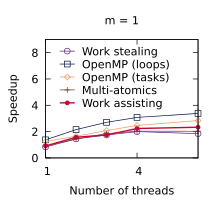

This chart was generated by the following gnuplot code:
set title "m = 1"
set terminal pdf size 2.2,2.0
set output "./results/LUD_n___512,_m___1.pdf"
set key on
set key top left Left reverse
set key samplen 1.4
set xrange [1:6]
set xtics (1, 4)
set xlabel "Number of threads"
set yrange [0:9]
set ytics (0, 2, 4, 6, 8)
set ylabel "Speedup"
plot './results/LUD_n___512,_m___1.dat' using 1:2 title "Work stealing" pointsize 0.7 lw 1 pt 6 linecolor rgb "#5B2182" with linespoints, \
  './results/LUD_n___512,_m___1.dat' using 1:3 title "OpenMP (loops)" pointsize 0.7 lw 1 pt 4 linecolor rgb "#001240" with linespoints, \
  './results/LUD_n___512,_m___1.dat' using 1:4 title "OpenMP (tasks)" pointsize 0.7 lw 1 pt 12 linecolor rgb "#F3965E" with linespoints, \
  './results/LUD_n___512,_m___1.dat' using 1:5 title "Multi-atomics" pointsize 0.7 lw 1 pt 1 linecolor rgb "#6E3B23" with linespoints, \
  './results/LUD_n___512,_m___1.dat' using 1:6 title "Work assisting" pointsize 0.4 lw 2 pt 7 linecolor rgb "#C00A35" with linespoints
